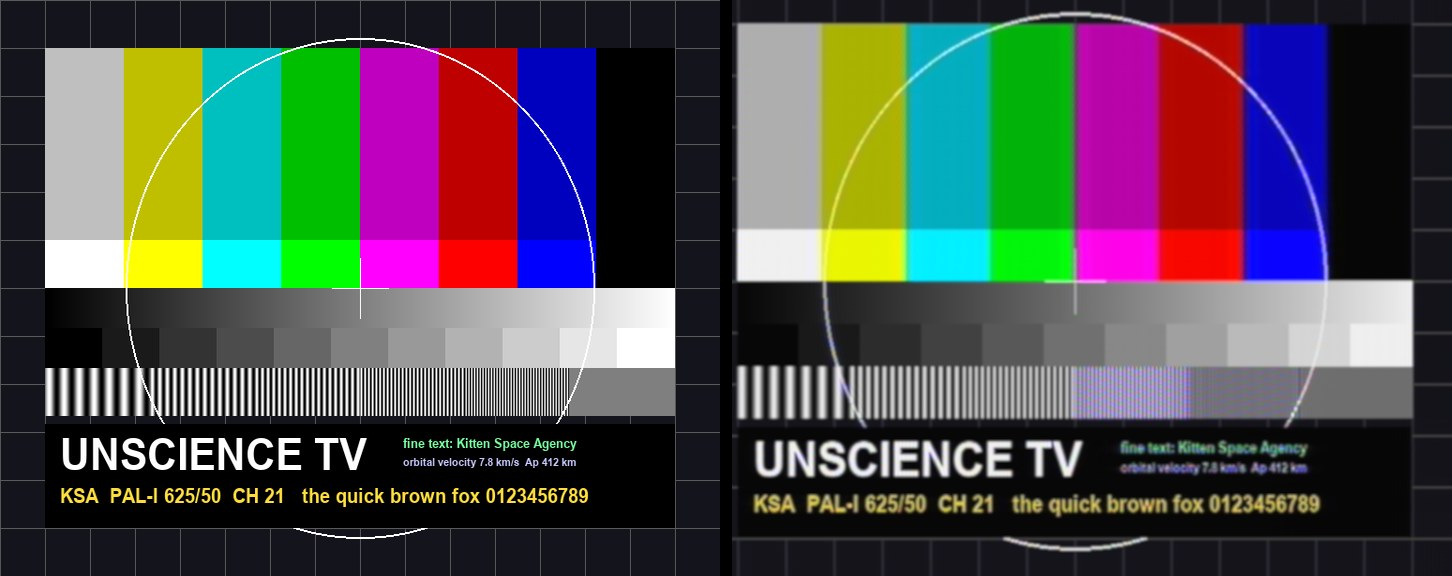
#> input picture plans/palindrome-crt/img/fig_input_vs_decoded.jpg, 1452 x 576 px
$ python pal_encode.py ../../img/fig_input_vs_decoded.jpg out.png
#> lines starting #> are read from the running program, lines starting #| are printed output that depends on the picture
#> in main, img is the input picture: PIL image 1452x576 RGB; mean R, G, B 77.4, 77.2, 78.5
#!/usr/bin/env python3
"""Prototype RGB image -> PAL composite (CVBS) encoder, for feeding PALindrome's
`render --input composite`.  Feasibility probe only: numpy, not real time.

Signal convention (what PALindrome's CompositeInput expects, volts as float):
  sync tip -0.3 V, blanking/black 0 V, peak white +0.7 V, burst +/-0.15 V.
Written as raw little-endian int16 (CLI scales s16 by 1/32768 -> 1.0 == 1 V).

Timing: 625/50 interlaced, line-locked sample clock (default 16 MS/s = exactly
1024 samples per 64 us line, 640000 samples per frame).  Subcarrier is a free
running NCO at 4433618.75 Hz, phase continuous across lines/fields/frames; the
PAL V-switch toggles every line continuously (625 is odd, so it naturally
inverts frame to frame, as in the real 8-field sequence).

Colour math follows the (MIT-licensed) mattgodbolt/pal-decoder JS encoder:
  chroma = U sin(wt) + s V cos(wt), burst = A/sqrt2 (-sin(wt) + s cos(wt)).
"""
import argparse
import numpy as np
from PIL import Image

FSC = 4433618.75
LINE_HZ = 15625.0
LINES = 625

SYNC_V = -0.3
WHITE_V = 0.7
BURST_PEAK_V = 0.15

T_SYNC = 4.7e-6
T_EQ = 2.35e-6
T_BROAD_GAP = 4.7e-6          # serration: broad pulse is (half line - 4.7us) low
T_ACTIVE_START = 10.4e-6      # sync leading edge -> active video (4.7 + 5.7)
T_ACTIVE = 52.0e-6
T_BURST_START = 5.6e-6
BURST_CYCLES = 10


def lowpass(taps, cutoff_hz, fs):
    n = np.arange(taps) - (taps - 1) / 2
    h = np.sinc(2 * cutoff_hz / fs * n) * np.hamming(taps)
    return (h / h.sum()).astype(np.float64)


def fir_rows(x, h):
    """Filter each row of x (rows x samples) with symmetric FIR h, same length."""
    pad = len(h) // 2
    xp = np.pad(x, ((0, 0), (pad, pad)), mode="edge")
    out = np.empty_like(x)
    for r in range(x.shape[0]):
        out[r] = np.convolve(xp[r], h, mode="valid")
    return out


def build_line_plan():
    """Per line (1-based): list of (start_fraction_of_line, kind) pulses and
    whether the line carries burst / which picture row it shows."""
    plan = {}
    for line in range(1, LINES + 1):
        plan[line] = {"pulses": [(0.0, "S")], "burst": True, "row": None}

    def halfslots(slots, kind):
        for (line, half) in slots:
            p = plan[line]
            if p.get("_vbi") is None:
                p["pulses"] = []
                p["_vbi"] = True
                p["burst"] = False
            p["pulses"].append((0.0 if half == "a" else 0.5, kind))

    # Field 1 vertical interval: 5 broad, 5 equalising.
    halfslots([(1, "a"), (1, "b"), (2, "a"), (2, "b"), (3, "a")], "B")
    halfslots([(3, "b"), (4, "a"), (4, "b"), (5, "a"), (5, "b")], "E")
    # End of field 1 / field 2 vertical interval (half-line offset).
    halfslots([(311, "a"), (311, "b"), (312, "a"), (312, "b"), (313, "a")], "E")
    halfslots([(313, "b"), (314, "a"), (314, "b"), (315, "a"), (315, "b")], "B")
    halfslots([(316, "a"), (316, "b"), (317, "a"), (317, "b"), (318, "a")], "E")
    # End of field 2: pre-equalising for the next field 1.  Line 623 keeps its
    # normal sync at 'a' (it is a picture half line) and gains an eq pulse at 'b'.
    plan[623]["pulses"] = [(0.0, "S"), (0.5, "E")]
    halfslots([(624, "a"), (624, "b"), (625, "a"), (625, "b")], "E")

    # Picture rows: field 1 lines 23..310 -> even rows 0,2,..574 ;
    #               field 2 lines 336..623 -> odd rows 1,3,..575.
    for i, line in enumerate(range(23, 311)):
        plan[line]["row"] = 2 * i
    for i, line in enumerate(range(336, 624)):
        plan[line]["row"] = 2 * i + 1
    return plan


def encode(img_rgb, fs, n_frames, y_cut=5.0e6, uv_cut=1.3e6, edge_taps=5):
#> called with fs = 16000000, n_frames = 12, y_cut = 5000000, uv_cut = 1300000, edge_taps = 5
    spl = fs / LINE_HZ
    assert abs(spl - round(spl)) < 1e-9, "use a line-locked sample rate"
    spl = int(round(spl))
    n_active = int(round(T_ACTIVE * fs))
    a0 = int(round(T_ACTIVE_START * fs))

    img = img_rgb.resize((n_active, 576), Image.LANCZOS)
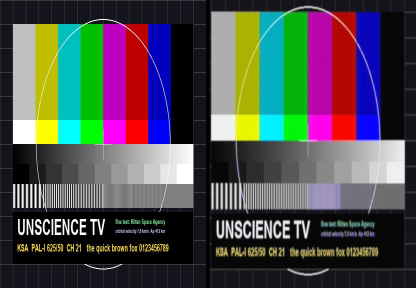
#> img: PIL image 832x576 RGB (shown at 1/2 size); mean R, G, B 77.4, 77.3, 78.5
    rgb = np.asarray(img, dtype=np.float64) / 255.0            # gamma-encoded R'G'B'
    r, g, b = rgb[..., 0], rgb[..., 1], rgb[..., 2]
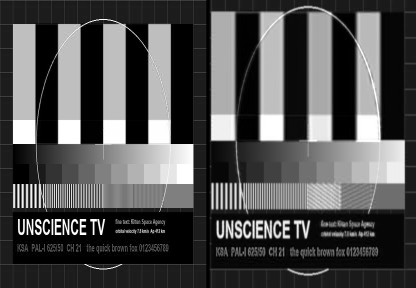
#> b: shape (576, 832) float64 (shown at 1/2 size); min 0, max 1, mean 0.308
    y = 0.299 * r + 0.587 * g + 0.114 * b
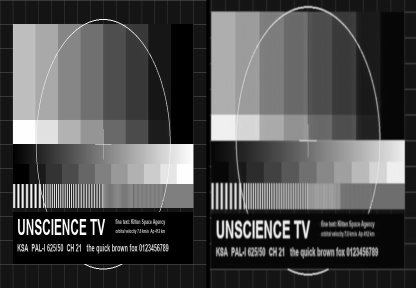
#> y: shape (576, 832) float64 (shown at 1/2 size); min 0, max 1, mean 0.304
    u = 0.493 * (b - y)
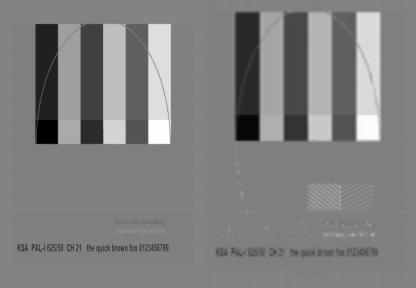
#> u: shape (576, 832) float64 (shown at 1/2 size); min -0.437, max 0.437, mean 0.00202; drawn with min black and max white
    v = 0.877 * (r - y)
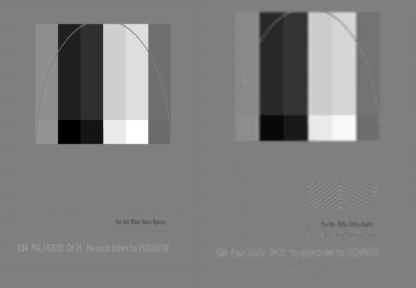
#> v: shape (576, 832) float64 (shown at 1/2 size); min -0.615, max 0.612, mean -6.17e-05; drawn with min black and max white
    y = fir_rows(y, lowpass(31, y_cut, fs))
#> in fir_rows, `pad = len(h) // 2`: pad = 15
#> after the loop in fir_rows, `for r in range(x.shape[0]):`:
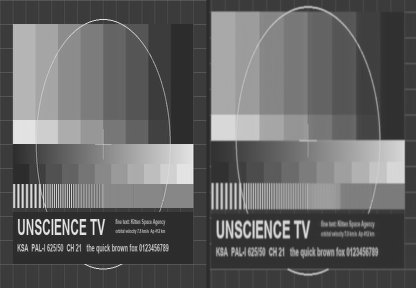
#> out: shape (576, 832) float64 (shown at 1/2 size); min -0.244, max 1.15, mean 0.304; drawn with min black and max white
    u = fir_rows(u, lowpass(41, uv_cut, fs))
    v = fir_rows(v, lowpass(41, uv_cut, fs))
#> in fir_rows (call 3), `xp = np.pad(x, ((0, 0), (pad, pad)), mode="edge")`:
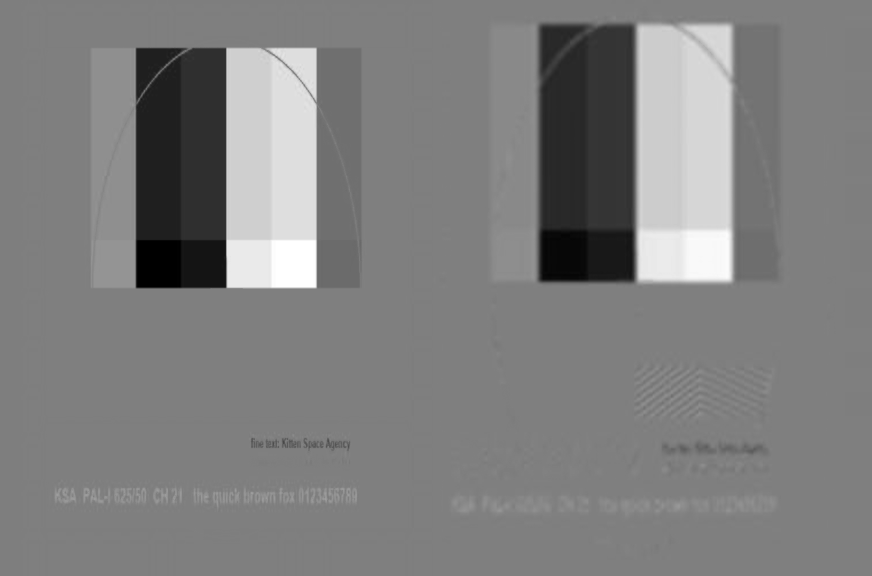
#> xp: shape (576, 872) float64; min -0.615, max 0.612, mean -0.000215; drawn with min black and max white

    plan = build_line_plan()
    frame_len = spl * LINES

    # --- static parts of one frame: sync train, burst envelope, luma, U, V masks
    sync = np.zeros(frame_len)
    burst_env = np.zeros(frame_len)
    luma = np.zeros(frame_len)
    uu = np.zeros(frame_len)
    vv = np.zeros(frame_len)
    n_sync, n_eq = int(round(T_SYNC * fs)), int(round(T_EQ * fs))
    n_broad = spl // 2 - int(round(T_BROAD_GAP * fs))
    b0 = int(round(T_BURST_START * fs))
    nb = int(round(BURST_CYCLES / FSC * fs))
    for line in range(1, LINES + 1):
        base = (line - 1) * spl
        p = plan[line]
        for frac, kind in p["pulses"]:
            s = base + int(round(frac * spl))
            width = {"S": n_sync, "E": n_eq, "B": n_broad}[kind]
            sync[s:s + width] = 1.0
        if p["burst"]:
            burst_env[base + b0: base + b0 + nb] = 1.0
        if p["row"] is not None:
            row = p["row"]
            lo, hi = 0, n_active
            if line == 23:                       # half lines, as broadcast
                lo = n_active // 2
            if line == 623:
                hi = n_active // 2
            luma[base + a0 + lo: base + a0 + hi] = y[row, lo:hi]
            uu[base + a0 + lo: base + a0 + hi] = u[row, lo:hi]
            vv[base + a0 + lo: base + a0 + hi] = v[row, lo:hi]

    # Monotonic (no overshoot) edges: smooth with a non-negative Hann kernel.
    k = np.hanning(edge_taps + 2)[1:-1]
    k /= k.sum()
    sync = np.convolve(sync, k, mode="same")
    burst_env = np.convolve(burst_env, np.hanning(9)[1:-1] / np.hanning(9)[1:-1].sum(), mode="same")

    out = np.empty(frame_len * n_frames, dtype=np.float32)
    line_idx = np.arange(frame_len) // spl
    for f in range(n_frames):
        n = np.arange(frame_len, dtype=np.float64) + f * frame_len
        theta = 2 * np.pi * np.mod(FSC / fs * n, 1.0)
        s, c = np.sin(theta), np.cos(theta)
        vsw = np.where(((line_idx + f * LINES) & 1) == 0, 1.0, -1.0)   # continuous PAL switch
        chroma = uu * s + vsw * vv * c
        burst = BURST_PEAK_V / np.sqrt(2.0) * burst_env * (-s + vsw * c)
        sig = SYNC_V * sync + WHITE_V * (luma + chroma) + burst
        out[f * frame_len:(f + 1) * frame_len] = sig
    return out


def degrade(sig, fs, noise_rms=0.0, ghost=0.0, ghost_us=1.2, hum=0.0, seed=1):
    out = sig.astype(np.float64)
    if ghost:
        d = int(round(ghost_us * 1e-6 * fs))
        g = np.zeros_like(out)
        g[d:] = out[:-d]
        out = out + ghost * g
    if hum:
        n = np.arange(len(out))
        out = out + hum * np.sin(2 * np.pi * 50.0 * n / fs)
    if noise_rms:
        rng = np.random.default_rng(seed)
        out = out + rng.normal(0.0, noise_rms, len(out))
    return out.astype(np.float32)


def main():
    ap = argparse.ArgumentParser()
    ap.add_argument("image")
    ap.add_argument("output")
    ap.add_argument("--fs", type=float, default=16e6)
    ap.add_argument("--frames", type=int, default=12)
    ap.add_argument("--noise", type=float, default=0.0, help="additive gaussian noise, volts RMS")
    ap.add_argument("--ghost", type=float, default=0.0, help="ghost amplitude (0..1)")
    ap.add_argument("--ghost-us", type=float, default=1.2)
    ap.add_argument("--hum", type=float, default=0.0, help="50 Hz hum amplitude, volts")
    ap.add_argument("--dropout", type=float, default=0.0,
                    help="replace the first N seconds with pure noise (signal appears afterwards)")
    a = ap.parse_args()

    img = Image.open(a.image).convert("RGB")
    sig = encode(img, a.fs, a.frames)
    sig = degrade(sig, a.fs, a.noise, a.ghost, a.ghost_us, a.hum)
    if a.dropout:
        n = int(a.dropout * a.fs)
        rng = np.random.default_rng(7)
        sig[:n] = rng.normal(0.2, 0.25, n).astype(np.float32)
    pcm = np.clip(np.round(sig * 32768.0), -32768, 32767).astype("<i2")
    pcm.tofile(a.output)
    print(f"{a.output}: {len(pcm)} samples @ {a.fs/1e6:g} MS/s = {len(pcm)/a.fs:.3f} s, "
          f"min {sig.min():+.3f} V max {sig.max():+.3f} V")
#| out.png: 7680000 samples @ 16 MS/s = 0.480 s, min -0.300 V max +0.965 V


if __name__ == "__main__":
    main()

$ run again, on plans/palindrome-crt/img/rf_live_channels.jpg
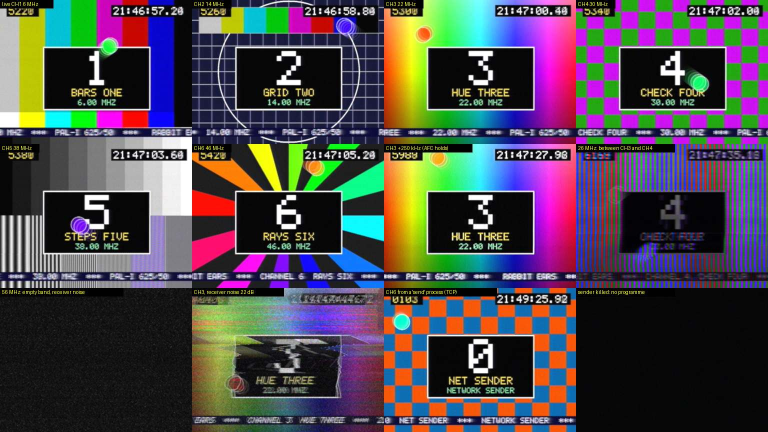
#> input picture plans/palindrome-crt/img/rf_live_channels.jpg, 1536 x 864 px (shown at 1/2 size)
#> in main, img is the input picture: PIL image 1536x864 RGB; mean R, G, B 78.1, 71.8, 77.8
#> img: PIL image 832x576 RGB
#> pad = 15
#> after the loop in fir_rows, `for r in range(x.shape[0]):`:
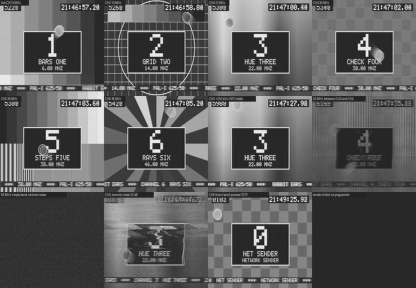
#> out: shape (576, 832) float64 (shown at 1/2 size); min -0.177, max 1.11, mean 0.292; drawn with min black and max white
#> xp: shape (576, 872) float64
#> in fir_rows (call 3), `xp = np.pad(x, ((0, 0), (pad, pad)), mode="edge")`:
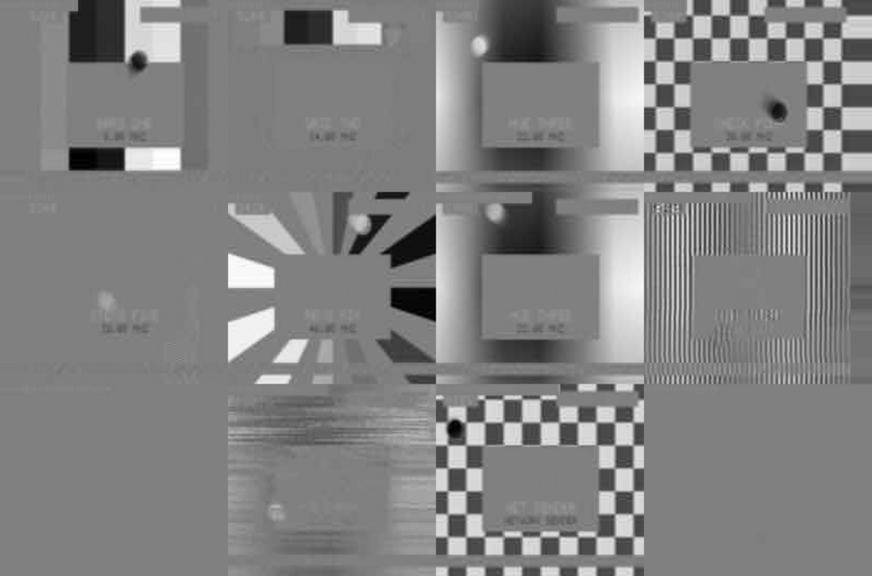
#> xp: shape (576, 872) float64; min -0.614, max 0.608, mean 0.0117; drawn with min black and max white
#| out.png: 7680000 samples @ 16 MS/s = 0.480 s, min -0.300 V max +0.959 V
